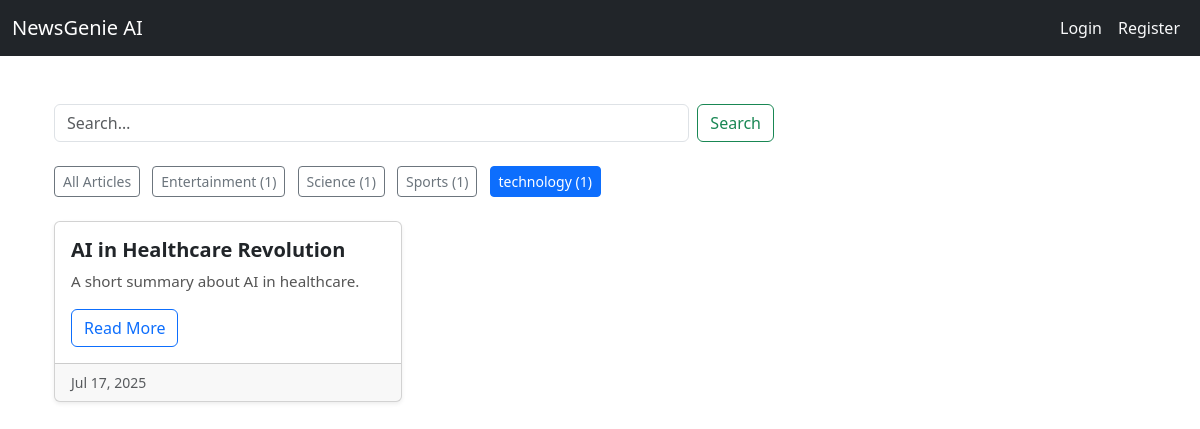
The page /news/?category=technology on the database its author committed.
### news/models.py (models this page shows, shortened)
class Category(models.Model):
    name = models.CharField(max_length=100)
    description = models.TextField(blank=True)
    class Meta:
        verbose_name_plural = "Categories"

class Article(models.Model):
    title = models.CharField(max_length=200)
    content = models.TextField()
    summary = models.TextField(blank=True)
    source_url = models.URLField()
    category = models.ForeignKey(Category, on_delete=models.CASCADE, related_name='articles')
    published_date = models.DateTimeField(default=timezone.now)
    created_at = models.DateTimeField(auto_now_add=True)
    audio_file = models.FileField(upload_to='audio/', blank=True, null=True)
    class Meta:
        ordering = ['-published_date']

### news/views.py (the view)
# urls.py: path('', ArticleListView.as_view(), name='article_list'),  # /news/
class ArticleListView(ListView):
    model = Article
    template_name = 'news/article_list.html'
    context_object_name = 'articles'
    paginate_by = 6
    ordering = ['-published_date']
    def get_queryset(self):
        queryset = super().get_queryset()
        category_name = self.request.GET.get('category')
        search_query = self.request.GET.get('q')
        if category_name:
            queryset = queryset.filter(category__name__iexact=category_name)
        if search_query:
            queryset = queryset.filter(
                Q(title__icontains=search_query) |
                Q(content__icontains=search_query) |
                Q(category__name__icontains=search_query)
            )
        return queryset
    def get_context_data(self, **kwargs):
        context = super().get_context_data(**kwargs)
        context['categories'] = Category.objects.annotate(
            article_count=Count('articles')
        ).order_by('name')
        context['current_category'] = self.request.GET.get('category', 'All')
        context['search_query'] = self.request.GET.get('q', '')
        return context

### news/templates/news/article_list.html (shortened to what this page needs)
{% extends 'base.html' %}
{% load static %}
{% block content %}
<div class="container mt-5">
  <div class="row mb-4">
    <div class="col-md-8">
      <form class="d-flex" method="GET" action=".">
        <input name="q" class="form-control me-2" placeholder="Search…" value="{{ search_query }}">
        <button class="btn btn-outline-success">Search</button>
      </form>
    </div>
  </div>
  <div class="row mb-4">
    <div class="col">
      <a href="." class="btn btn-sm {% if current_category == 'All' %}btn-primary{% else %}btn-outline-secondary{% endif %} me-2">All Articles</a>
      {% for category in categories %}
        <a href="?category={{ category.name }}{% if search_query %}&q={{ search_query }}{% endif %}"
           class="btn btn-sm {% if current_category == category.name %}btn-primary{% else %}btn-outline-secondary{% endif %} me-2">
          {{ category.name }} ({{ category.article_count }})
        </a>
      {% endfor %}
    </div>
  </div>
  <div class="row">
    {% for article in articles %}
      <div class="col-md-4 mb-4">
        <div class="card h-100 shadow-sm">
          <div class="card-body">
            <h5 class="card-title">{{ article.title }}</h5>
            <p class="card-text">
              {% if article.summary %}
                {{ article.summary|truncatewords:25 }}
              {% else %}
                {{ article.content|truncatewords:25 }}
              {% endif %}
            </p>
            <a href="{% url 'news:article_detail' article.pk %}" class="btn btn-outline-primary">Read More</a>
          </div>
          <div class="card-footer text-muted small">
            {{ article.published_date|date:"M d, Y" }}
          </div>
        </div>
      </div>
    {% empty %}
      <div class="col">
        <p>No articles found.</p>
      </div>
    {% endfor %}
  </div>
</div>
{% endblock %}

### news/static/css/styles.css (style rules this page uses)
.card-title { font-weight: 600; color: #003366; }
.card-text { font-size: 0.95rem; color: #555; }

### rows shown on the page
Category: name "Entertainment", article_count "1"
Category: name "Science", article_count "1"
Category: name "Sports", article_count "1"
Category: name "technology", article_count "1"
Article: title "AI in Healthcare Revolution", summary "A short summary about AI in healthcare.", published_date "Jul 17, 2025"
